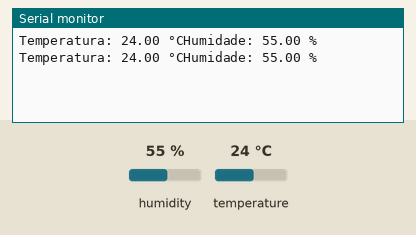
A sketch run on a simulated Arduino Uno, built with avr-gcc and run on an emulated ATmega328P. On the bench: the last lines printed to the serial monitor. The test bench sets the inputs (shaded band); at power-on: humidity 55 %, temperature 24 °C.

Above: at 2.8 s.
2.9 s: humidity set to 22 %
At 4.9 s:
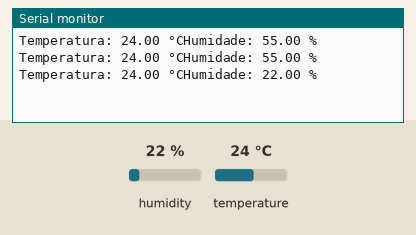
5.6 s: temperature set to 12 °C
At 7.3 s:
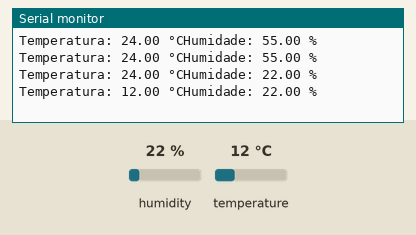
8.3 s: humidity set to 40 %
At 10.9 s:
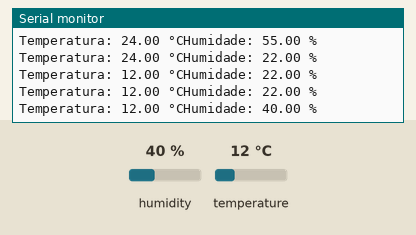
Timing chart, 0 to 12.4 s (numbered marks = the images above; inputs shaded):
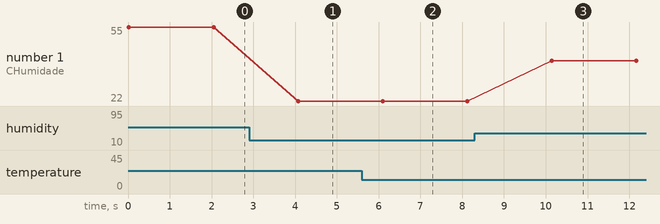

The sketch:

ler_temp_hum.ino
```cpp
#include <DHT.h>

#define DHTPIN 2      // Pino de dados do sensor
#define DHTTYPE DHT11 // Tipo do sensor DHT

DHT dht(DHTPIN, DHTTYPE); // Criação de um objeto DHT

void setup() {
  Serial.begin(9600); // Inicializa a comunicação serial
  dht.begin();        // Inicializa o sensor DHT
}

void loop() {
  float temperatura = dht.readTemperature(); // Lê a temperatura em graus Celsius
  float humidade = dht.readHumidity();       // Lê a humidade relativa do ar

  Serial.print("Temperatura: ");
  Serial.print(temperatura);
  Serial.print(" °C");

  Serial.print("Humidade: ");
  Serial.print(humidade);
  Serial.println(" %");

  delay(2000); // Espera 2 segundos entre as leituras
}
```

Measured:
- after the input at 2.9 s, the serial monitor: prints a new line after 1.2 s (image 1)
- after the input at 5.6 s, the serial monitor: prints a new line after 0.50 s (image 2)
- after the input at 8.3 s, the serial monitor: prints a new line after 1.8 s (image 3)
- plotted number 1: 55 → 22 after the input at 2.9 s, 22 → 40 after the input at 8.3 s
